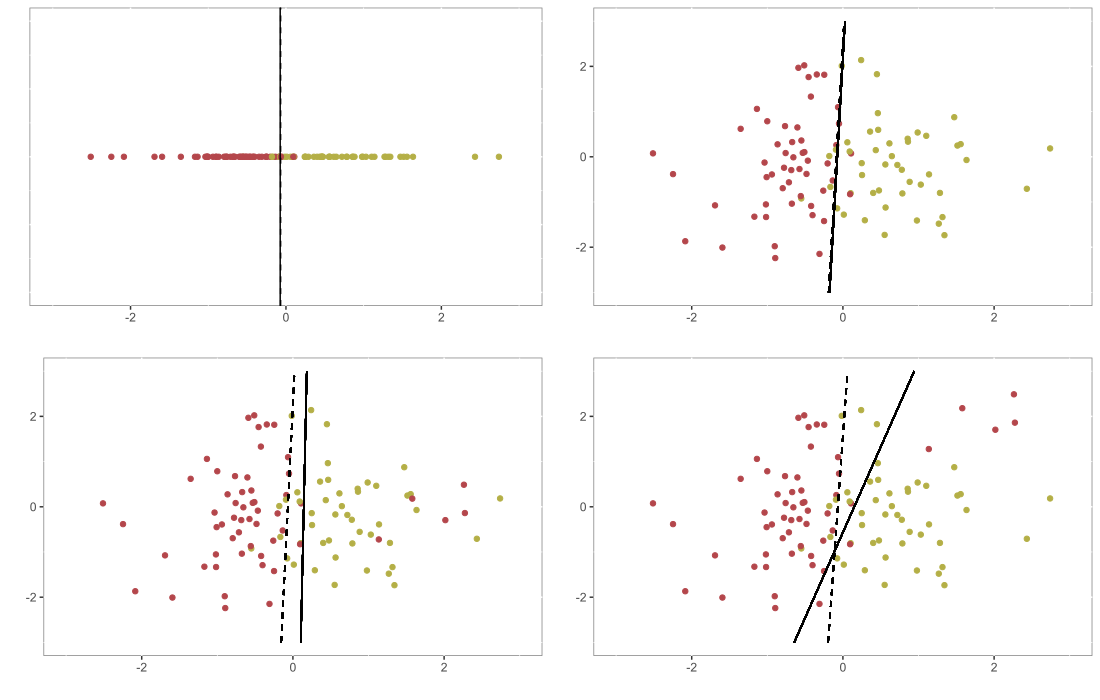

Write the R code that produced this figure.
# Numerical separation ----------------------------------------------------

S<-function(x,s){ return  (1/(1+exp(-x/s)))}

# Illustrative numerical example

set.seed(23)
n_obs <- 100

x <- rnorm(n_obs)
x

alpha <- 0
beta1 <- 1

eta1 <- alpha + as.matrix(x) %*% (beta1)
s <-  0.5
h_x_beta <- S(eta1,s)
y <- rbinom(n = n_obs,size = 1,prob = h_x_beta)  
y[which.min(h_x_beta)]=1
dat <- data.frame(y,x)
dat$y <- as.factor(dat$y)
plot(dat$x,dat$y)

mod_log <- glm(formula = y ~ x , data = dat, family = binomial(link = "logit"))
eta_pred <- predict(mod_log)
dat_pred <- data.frame(y,eta_pred)
plot(dat_pred$eta_pred,dat_pred$y)
plot(dat$x,predict(mod_log, type = "response"))

coef_log <- coef(mod_log)
ggplot(dat,aes(x=x,y=0, shape=y,color=y))+
  geom_point()+
  geom_vline(xintercept = -coef_log[1]/coef_log[2])


mod_stu <- glm(formula = y ~ x, data = dat, family = binomial(link = Gosset(0.8)))
eta_pred_stu <- predict(mod_stu)
dat_pred_stu <- data.frame(y,eta_pred_stu)
plot(dat_pred_stu$eta_pred_stu,dat_pred_stu$y)
plot(dat$x,predict(mod_stu, type = "response"))

coef_stu <- coef(mod_stu)
ggplot(dat,aes(x=x,y=0, shape=y,color=y))+
  geom_point()+
  geom_vline(xintercept = -coef_stu[1]/coef_stu[2])

set.seed(25)
dat2 <- data.frame(y,x,n=rnorm(n_obs))
dat2$y <- as.factor(dat2$y)

mod_log_n1 <- glm(formula = y ~ x + n, data = dat2, family = binomial(link = "logit"))
eta_pred <- predict(mod_log_n1)
dat2_pred <- data.frame(y,eta_pred)
plot(dat2_pred$eta_pred,dat2_pred$y)
plot(dat2$x,predict(mod_log_n1, type = "response"))

coef_logn1 <- coef(mod_log_n1)
ggplot(dat2,aes(x=x,y=n, shape=y,color=y))+
  geom_point()+
  geom_segment(aes(x = 0, y = -coef_logn1[1]/coef_logn1[3],
    xend = -coef_logn1[1]/coef_logn1[2], yend = 0))+
  ylim(-4,3)
# +
#   geom_abline(slope = 27.6428, intercept = -2.78055)

mod_stu_n1 <- glm(formula = y ~ x + n , data = dat2, family = binomial(link = Gosset(0.8)))
eta_pred_stu_n1 <- predict(mod_stu_n1)
dat2_pred_stu <- data.frame(y,eta_pred_stu_n1)
plot(dat2_pred_stu$eta_pred_stu_n1,dat2_pred_stu$y)
plot(dat2$x,predict(mod_stu_n1, type = "response"))

coef_stun1 <- coef(mod_stu_n1)
ggplot(dat2,aes(x=x,y=n, shape=y,color=y))+
  geom_point()+
  geom_segment(aes(x = 0, y = -coef_stun1[1]/coef_stun1[3],
    xend = -coef_stun1[1]/coef_stun1[2], yend = 0))+
  ylim(-4,3)
# +
#   geom_abline(slope = 25.2964, intercept = -2.449327)



# Numerical illustration --------------------------------------------------

plot1_po_pn <- plot1_po_n <- plot1_o_pn <- plot1_o_n <- NULL
seedd <- seedd+1
seedd <- 50
# 50 71
set.seed(seedd*8) # 4  ou 11
{
  n_obs <- 100
  x <- rnorm(n_obs)
  alpha <- 0
  beta1 <- 1
  eta1 <- alpha + as.matrix(x) %*% (beta1)
  s <-  0.1
  h_x_beta <- S(eta1,s)
  y <- rbinom(n = n_obs,size = 1,prob = h_x_beta)  
  dat2 <- data.frame(y,x,n=rnorm(n_obs))
  dat2$y <- as.factor(dat2$y)
  
  n_out <- 0
  outliers <- data.frame(x=rnorm(n_out,2),n=rnorm(n_out,2),y=rep(0,n_out))
  dat3 <- rbind(dat2,outliers)
  
  mod_log <- glm(formula = y ~ x , data = dat3, family = binomial(link = "logit"))
  mod_stu <- glm(formula = y ~ x , data = dat3, family = binomial(link = Gosset(0.8)))
  
  A1 <- as.data.frame(-coef(mod_log)[1]/coef(mod_log)[2])
  vlines <- data.frame(xint = c(-coef(mod_log)[1]/coef(mod_log)[2],-coef(mod_stu)[1]/coef(mod_stu)[2]),grp = c("logit", "st"))
  
  # plot1_po_pn <- 
  str(dat3)
  
  tikz(file = "img/Noisy_sou_0.tex", standAlone=F,width = 5.5, height = 2.8)
  # Correr todo para que funcione
  ggplot()+
    geom_point(dat3,mapping=aes(x=x,y=0,color=factor(y)),show.legend = F)+
    geom_vline(aes(xintercept = c(
      -coef(mod_log)[1]/coef(mod_log)[2],
      -coef(mod_stu)[1]/coef(mod_stu)[2]), 
      colour = c("#E69F00","#00AFBB")))+
    scale_colour_manual(values = c("#E69F00","#00AFBB","#B4464B", "#B4AF46"),
      labels = c("Logit","Student(0.8)", "",""))+
    labs(x = "x1", y = "", color = "")+
    theme(strip.background = element_rect(fill="yellow"),
      panel.background = element_rect(fill = "yellow", colour = "grey50"),
      plot.background = element_rect(fill = "yellow", colour = "yellow"),
      panel.grid.major = element_blank(),
      panel.grid.minor = element_blank(),
      legend.key = element_rect(fill = NA),
      legend.position = "top",
      legend.background = element_rect(fill = "yellow"))+
    # xlim(-3,3)+ylim(0,1)+
    scale_y_continuous(labels = NULL, breaks = NULL)
  endoffile <- dev.off()
  
  plot1_po_pn
  
  mod_log1 <- glm(formula = y ~ x + n, data = dat3, family = binomial(link = "logit"))
  mod_stu1 <- glm(formula = y ~ x + n, data = dat3, family = binomial(link = Gosset(0.8)))
  
  
  funcion1 <- function(x) (-coef(mod_log1)[1]/coef(mod_log1)[3])-((coef(mod_log1)[2]/coef(mod_log1)[3])*x)
  funcion1(-0.5)
  funcion1(0.5)
  
  funcion2 <- function(x) (-coef(mod_stu1)[1]/coef(mod_stu1)[3])-((coef(mod_stu1)[2]/coef(mod_stu1)[3])*x)
  funcion2(-0.5)
  funcion2(0.5)
  
  tikz(file = "img/Noisy_sou_2.tex", standAlone=F,width = 5.5, height = 2.8)
  ggplot()+
    geom_point(dat3,mapping=aes(x=x,y=as.numeric(as.character(n)),color=factor(y)),show.legend = F)+
    geom_segment(aes(y = c(
      funcion1(-2),
      funcion2(-2)),
      x = c(-2,-2),
      yend = c(
        funcion1(2),
        funcion2(2)
      ),
      xend = c(2,2),
      colour = c("#00AFBB","#E69F00")))+
    coord_cartesian(xlim = c(-3, 3), ylim = c(-2.5, 2.5))+
    scale_colour_manual(values = c("#E69F00","#00AFBB","#B4464B", "#B4AF46"),
      labels = c("Logit","Student(0.8)", "",""))+
    labs(x = "x1", y = "x2", color = "")+
    theme(strip.background = element_rect(fill="yellow"),
      panel.background = element_rect(fill = "yellow", colour = "grey50"),
      plot.background = element_rect(fill = "yellow", colour = "yellow"),
      panel.grid.major = element_blank(),
      panel.grid.minor = element_blank(),
      legend.position = "top",
      legend.background = element_rect(fill = "yellow"),
      # legend.position = c(0.8,0.28),
      legend.key = element_rect(fill = NA)
      )
  endoffile <- dev.off()
  
  plot1_po_n <- ggplot(dat3,aes(x=x,y=n,color=y))+
    geom_point(show.legend = F)+
    scale_color_manual("", values = c("#B4464B", "#B4AF46"))+
    # stat_function(data = data.frame(x = seq(-1,1,0.001)), aes(x), inherit.aes = F,
    stat_function(fun = function(x) (-coef(mod_log1)[1]/coef(mod_log1)[3])-((coef(mod_log1)[2]/coef(mod_log1)[3])*x),
      aes(linetype = "dashed"), color = "black")+
    stat_function(fun = function(x) (-coef(mod_stu1)[1]/coef(mod_stu1)[3])-((coef(mod_stu1)[2]/coef(mod_stu1)[3])*x),
      aes(linetype = "solid"), color = "black")+
    ylim(-3,3)+
    xlim(-3,3)+
    theme(panel.background = element_rect(fill = "white", colour = "grey50"),
      legend.key = element_rect(fill = "white"),
      # legend.position = c(2.1,-2))+
      legend.position = "top")+
    scale_linetype_manual(values = c("solid", "dashed"),
      labels = c("Student(0.8)", "Logit"))+
    labs(x = "x1", y = "x2", linetype  = "")
  
  plot1_po_n
  
  fun_log1 <- function(x) (-coef(mod_log1)[1]/coef(mod_log1)[3])-((coef(mod_log1)[2]/coef(mod_log1)[3])*x)
  fun_log_in1 <- function(x) (-x+(-coef(mod_log1)[1]/coef(mod_log1)[3]))/((coef(mod_log1)[2]/coef(mod_log1)[3]))
  fun_stu1 <- function(x) (-coef(mod_stu1)[1]/coef(mod_stu1)[3])-((coef(mod_stu1)[2]/coef(mod_stu1)[3])*x)
  fun_stu_in1 <- function(x) (-x+(-coef(mod_stu1)[1]/coef(mod_stu1)[3]))/((coef(mod_stu1)[2]/coef(mod_stu1)[3]))
  
  plot1_po_n <- ggplot(dat3,aes(x=x,y=n,color=y))+
    geom_point()+
    scale_color_manual("", values = c("#B4464B", "#B4AF46"))+
    geom_segment(color="black",linetype="solid",
      mapping = aes(x=fun_log_in1(-3),xend=fun_log_in1(3),y=fun_log1(fun_log_in1(-3)),yend=fun_log1(fun_log_in1(3))))+
    geom_segment(color="black",linetype="dashed",
      mapping = aes(x=fun_stu_in1(-3),xend=fun_stu_in1(3),y=fun_stu1(fun_stu_in1(-3)),yend=fun_stu1(fun_stu_in1(3))))+
    ylim(-3,3)+
    xlim(-3,3)+
    theme(panel.background = element_rect(fill = "white", colour = "grey50"),
      legend.key = element_rect(fill = "white"),
      legend.position = "none")+
    ylab("$x_2$")+xlab("$x_1$")
  plot1_po_n
  
  n_out <- 5
  set.seed(seedd)
  outliers <- data.frame(x=rnorm(n_out,2,0.5),n=rnorm(n_out,0,0.5),y=rep(0,n_out))
  dat3 <- rbind(dat2,outliers)
  
  mod_log_n11 <- glm(formula = y ~ x + n, data = dat3, family = binomial(link = "logit"))
  mod_stu_n11 <- glm(formula = y ~ x + n , data = dat3, family = binomial(link = Gosset(0.8)))
  
  fun_log2 <- function(x) (-coef(mod_log_n11)[1]/coef(mod_log_n11)[3])-((coef(mod_log_n11)[2]/coef(mod_log_n11)[3])*x)
  fun_log_in2 <- function(x) (-x+(-coef(mod_log_n11)[1]/coef(mod_log_n11)[3]))/((coef(mod_log_n11)[2]/coef(mod_log_n11)[3]))
  fun_stu2 <- function(x) (-coef(mod_stu_n11)[1]/coef(mod_stu_n11)[3])-((coef(mod_stu_n11)[2]/coef(mod_stu_n11)[3])*x)
  fun_stu_in2 <- function(x) (-x+(-coef(mod_stu_n11)[1]/coef(mod_stu_n11)[3]))/((coef(mod_stu_n11)[2]/coef(mod_stu_n11)[3]))
  
  tikz(file = "img/Noisy_sou_3.tex", standAlone=F,width = 5.5, height = 2.8)
  ggplot()+
    geom_point(dat3,mapping=aes(x=x,y=as.numeric(as.character(n)),color=factor(y)),show.legend = F)+
    geom_segment(aes(y = c(
      fun_log2(fun_log_in2(-3)),
      fun_stu2(fun_stu_in2(-3))),
      x = c(fun_log_in2(-3),fun_stu_in2(-3)),
      yend = c(
        fun_log2(fun_log_in2(3)),
        fun_stu2(fun_stu_in2(3))
      ),
      xend = c(fun_log_in2(3),fun_stu_in2(3)),
      colour = c("#00AFBB","#E69F00")))+
    coord_cartesian(xlim = c(-3, 3), ylim = c(-2.5, 2.5))+
    scale_colour_manual(values = c("#E69F00","#00AFBB","#B4464B", "#B4AF46"),
      labels = c("Logit","Student(0.8)", "",""))+
    labs(x = "x1", y = "x2", color = "")+
    theme(strip.background = element_rect(fill="yellow"),
      panel.background = element_rect(fill = "yellow", colour = "grey50"),
      plot.background = element_rect(fill = "yellow", colour = "yellow"),
      panel.grid.major = element_blank(),
      panel.grid.minor = element_blank(),
      legend.position = "top",
      legend.background = element_rect(fill = "yellow"),
      legend.key = element_rect(fill = NA))
  endoffile <- dev.off()
  
  plot1_ol_n <- ggplot(dat3,aes(x=x,y=n,color=y))+
    geom_point()+
    scale_color_manual("", values = c("#B4464B", "#B4AF46"))+
    geom_segment(color="black",linetype="solid",
      mapping = aes(x=fun_log_in2(-3),xend=fun_log_in2(3),y=fun_log2(fun_log_in2(-3)),yend=fun_log2(fun_log_in2(3))))+
    geom_segment(color="black",linetype="dashed",
      mapping = aes(x=fun_stu_in2(-3),xend=fun_stu_in2(3),y=fun_stu2(fun_stu_in2(-3)),yend=fun_stu2(fun_stu_in2(3))))+
    ylim(-3,3)+
    xlim(-3,3)+
    theme(panel.background = element_rect(fill = "white", colour = "grey50"),
      legend.key = element_rect(fill = "white"),
      legend.position = "none")+
    ylab("$x_2$")+xlab("$x_1$")
  plot1_ol_n
  
  n_out <- 5
  set.seed(seedd)
  outliers <- data.frame(x=rnorm(n_out,2,0.5),n=rnorm(n_out,2,0.5),y=rep(0,n_out))
  dat3 <- rbind(dat2,outliers)
  
  mod_log_n1 <- glm(formula = y ~ x + n, data = dat3, family = binomial(link = "logit"))
  mod_stu_n1 <- glm(formula = y ~ x + n , data = dat3, family = binomial(link = Gosset(0.8)))
  
  fun_log3 <- function(x) (-coef(mod_log_n1)[1]/coef(mod_log_n1)[3])-((coef(mod_log_n1)[2]/coef(mod_log_n1)[3])*x)
  fun_log_in3 <- function(x) (-x+(-coef(mod_log_n1)[1]/coef(mod_log_n1)[3]))/((coef(mod_log_n1)[2]/coef(mod_log_n1)[3]))
  fun_stu3 <- function(x) (-coef(mod_stu_n1)[1]/coef(mod_stu_n1)[3])-((coef(mod_stu_n1)[2]/coef(mod_stu_n1)[3])*x)
  fun_stu_in3 <- function(x) (-x+(-coef(mod_stu_n1)[1]/coef(mod_stu_n1)[3]))/((coef(mod_stu_n1)[2]/coef(mod_stu_n1)[3]))
  
  tikz(file = "img/Noisy_sou_4.tex", standAlone=F,width = 5.5, height = 2.8)
  ggplot()+
    geom_point(dat3,mapping=aes(x=x,y=as.numeric(as.character(n)),color=factor(y)),show.legend = F)+
    geom_segment(aes(y = c(
      fun_log3(fun_log_in3(-3)),
      fun_stu3(fun_stu_in3(-3))),
      x = c(fun_log_in3(-3),fun_stu_in3(-3)),
      yend = c(
        fun_log3(fun_log_in3(3)),
        fun_stu3(fun_stu_in3(3))
      ),
      xend = c(fun_log_in3(3),fun_stu_in3(3)),
      colour = c("#00AFBB","#E69F00")))+
    coord_cartesian(xlim = c(-3, 3), ylim = c(-2, 2))+
    scale_colour_manual(values = c("#E69F00","#00AFBB","#B4464B", "#B4AF46"),
      labels = c("Logit","Student(0.8)", "",""))+
    labs(x = "x1", y = "x2", color = "")+
    theme(strip.background = element_rect(fill="yellow"),
      panel.background = element_rect(fill = "yellow", colour = "grey50"),
      plot.background = element_rect(fill = "yellow", colour = "yellow"),
      panel.grid.major = element_blank(),
      panel.grid.minor = element_blank(),
      legend.position = "top",
      legend.background = element_rect(fill = "yellow"),
      legend.key = element_rect(fill = NA))
  endoffile <- dev.off()
  
  plot1_oa_n <- ggplot(dat3,aes(x=x,y=n,color=y))+
    geom_point()+
    scale_color_manual("", values = c("#B4464B", "#B4AF46"))+
    geom_segment(color="black",linetype="solid",
      mapping = aes(x=fun_log_in3(-3),xend=fun_log_in3(3),y=fun_log3(fun_log_in3(-3)),yend=fun_log3(fun_log_in3(3))))+
    geom_segment(color="black",linetype="dashed",
      mapping = aes(x=fun_stu_in3(-3),xend=fun_stu_in3(3),y=fun_stu3(fun_stu_in3(-3)),yend=fun_stu3(fun_stu_in3(3))))+
    ylim(-3,3)+
    xlim(-3,3)+
    theme(panel.background = element_rect(fill = "white", colour = "grey50"),
      legend.key = element_rect(fill = "white"),
      legend.position = "none")+
    ylab("$x_2$")+xlab("$x_1$")
  plot1_oa_n
  
  
  ggarrange(plot1_po_pn,plot1_po_n,plot1_ol_n,plot1_oa_n,ncol = 2,nrow = 2)
}

tikz(file = "Numerical Example Noisy Variables.tex", standAlone=F,width = 7, height = 5)
# endoffile <- dev.off() 

set.seed(17)
n_obs <- 100
x <- rnorm(n_obs)
alpha <- 0
beta1 <- 1
eta1 <- alpha + as.matrix(x) %*% (beta1)
s <-  0.1
h_x_beta <- S(eta1,s)
y <- rbinom(n = n_obs,size = 1,prob = h_x_beta)  
dat2 <- data.frame(y,x,n=rnorm(n_obs))
dat2$y <- as.factor(dat2$y)

n_out <- 2
outliers <- data.frame(x=rnorm(n_out,2.5),n=rnorm(n_out,0),y=rep(0,n_out))
dat3 <- rbind(dat2,outliers)
head(dat3)
dat3$out <- 0

dat3[dat3$x == sort(dat3$x, decreasing = T)[1:2],"out"] <- 1
summary(dat3)
dat3$out <- as.factor(dat3$out)

plot1_ol_n_sa <- ggplot(dat3,aes(x=x,y=n,color=y,shape = out))+
  geom_point()+
  scale_color_manual("", values = c("#B4464B", "#B4AF46"))+
  # geom_segment(color="black",linetype="solid",
  #   mapping = aes(x=fun_log_in2(-3),xend=fun_log_in2(3),y=fun_log2(fun_log_in2(-3)),yend=fun_log2(fun_log_in2(3))))+
  # geom_segment(color="black",linetype="dashed",
  #   mapping = aes(x=fun_stu_in2(-3),xend=fun_stu_in2(3),y=fun_stu2(fun_stu_in2(-3)),yend=fun_stu2(fun_stu_in2(3))))+
  # ylim(-3,3)+
  # xlim(-2.7,2.3)+
  scale_shape_manual("", labels = c("0", "1"), values = c(19, 8))+
  theme(panel.background = element_rect(fill = "white", colour = "grey50"),
    legend.key = element_rect(fill = "white"),
    legend.position = "none")+
  ylab("$x_2$")+xlab("$x_1$")
plot1_ol_n_sa

tikz(file = "tex/State of the art/outliers_ilustration.tex", standAlone=F,width = 5, height = 3)
# endoffile <- dev.off() 


summary(mod_log)
summary(mod_stu)
logLik(mod_stu)
BIC(mod_stu)
summary(mod_log_n1)
summary(mod_stu_n1)
logLik(mod_stu_n1)
BIC(mod_stu_n1)
